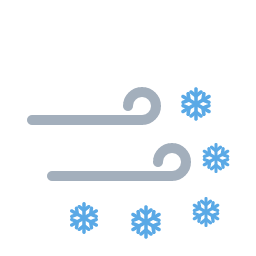
#> input picture png/blowing_snow.png, 256 x 256 px; its folder holds only this picture in this run
$ python make_preview_sheet.py
#> lines starting #> are read from the running program, lines starting #| are printed output that depends on the picture
"""Contact sheet of every icon in png/ (alphabetical, 5 columns, filename under each) -> docs/preview_sheet.png."""
import glob, os
from PIL import Image, ImageDraw, ImageFont  # pip install -r scripts/requirements.txt

OUT = os.path.join(os.path.dirname(os.path.abspath(__file__)), "..")  # repo root
COLS, ICON, CELL_W, CELL_H = 5, 128, 190, 214


def label_font(size=13):
    for name in ("segoeui.ttf", "DejaVuSans.ttf", "Arial.ttf"):
        try:
            return ImageFont.truetype(name, size)
        except OSError:
            pass
    return ImageFont.load_default(size)


files = sorted(glob.glob(f"{OUT}/png/*.png"))
rows = -(-len(files) // COLS)
sheet = Image.new("RGB", (COLS * CELL_W, rows * CELL_H), "white")
#> sheet: PIL image 950x214 RGB; every value is 255
draw = ImageDraw.Draw(sheet)
font = label_font()
for i, path in enumerate(files):
    x, y = (i % COLS) * CELL_W, (i // COLS) * CELL_H
    img = Image.open(path).convert("RGBA").resize((ICON, ICON), Image.LANCZOS)
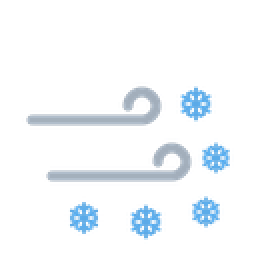
#> img: PIL image 128x128 RGBA (shown 2 times larger); mean R, G, B, A 21.6, 28.9, 35.2, 24.4; transparent parts drawn white
    sheet.paste(img, (x + (CELL_W - ICON) // 2, y + 20), img)
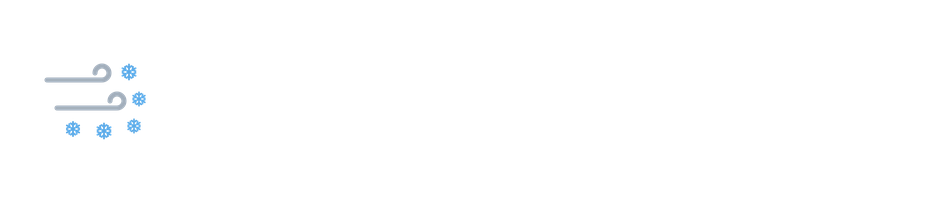
#> sheet: PIL image 950x214 RGB; mean R, G, B 254.1, 254.4, 254.6
    label = os.path.basename(path)
    draw.text((x + (CELL_W - draw.textlength(label, font=font)) / 2, y + ICON + 50), label,
              fill="#222222", font=font)
os.makedirs(f"{OUT}/docs", exist_ok=True)
sheet.save(f"{OUT}/docs/preview_sheet.png")
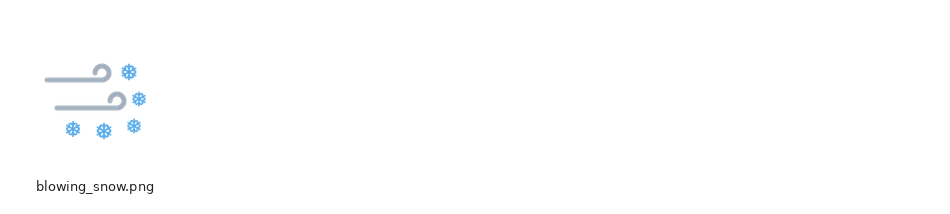
#> saved as preview_sheet.png: PIL image 950x214 RGB; mean R, G, B 253.7, 254, 254.3
print(len(files), "icons")

$ run again, on png/fog.png
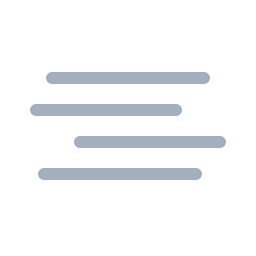
#> input picture png/fog.png, 256 x 256 px
#> `sheet.paste(img, (x + (CELL_W - ICON) // 2, y + 20), img)`:
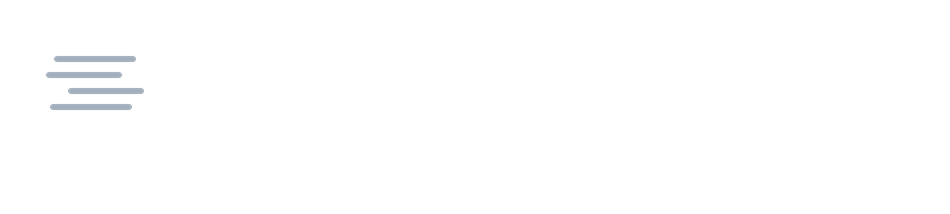
#> sheet: PIL image 950x214 RGB; mean R, G, B 254.2, 254.3, 254.4
#> `sheet.save(f"{OUT}/docs/preview_sheet.png")`:
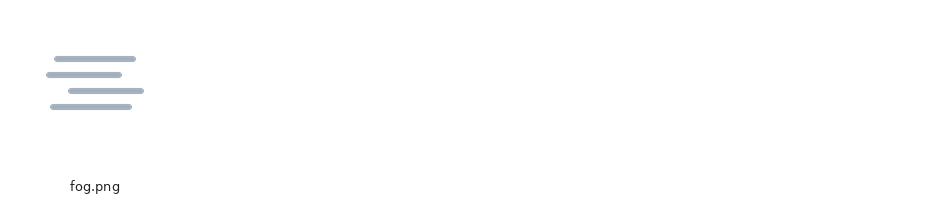
#> saved as preview_sheet.png: PIL image 950x214 RGB; mean R, G, B 254, 254.1, 254.2

$ run again, on png/fog_s_snow.png
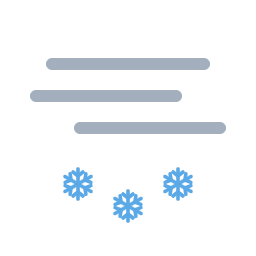
#> input picture png/fog_s_snow.png, 256 x 256 px
#> `sheet.paste(img, (x + (CELL_W - ICON) // 2, y + 20), img)`:
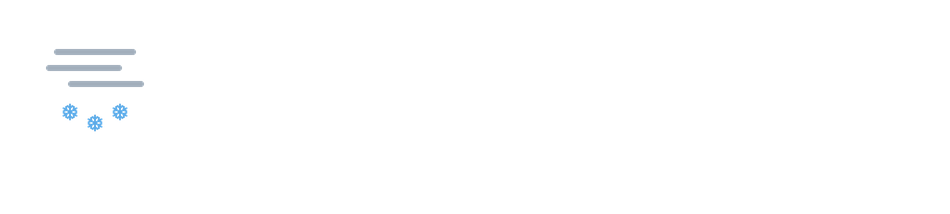
#> sheet: PIL image 950x214 RGB; mean R, G, B 254, 254.3, 254.5
#> `sheet.save(f"{OUT}/docs/preview_sheet.png")`:
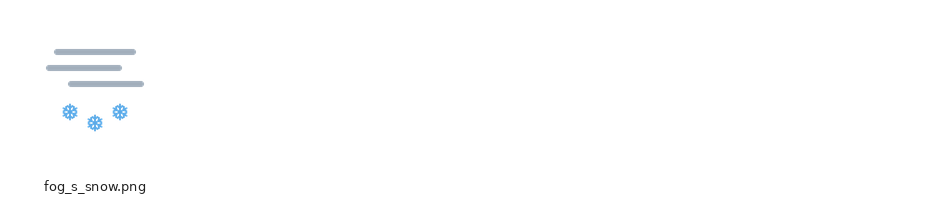
#> saved as preview_sheet.png: PIL image 950x214 RGB; mean R, G, B 253.8, 254, 254.2

$ run again, on png/freezing_rain.png
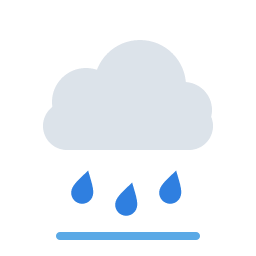
#> input picture png/freezing_rain.png, 256 x 256 px
#> `sheet.paste(img, (x + (CELL_W - ICON) // 2, y + 20), img)`:
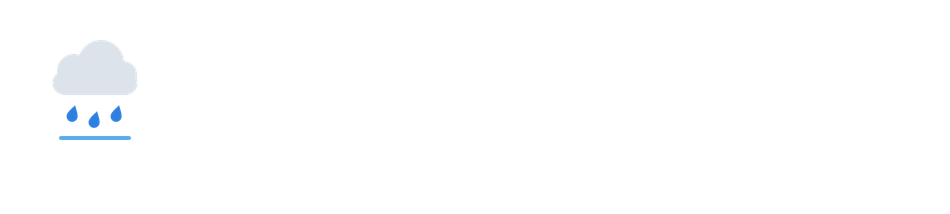
#> sheet: PIL image 950x214 RGB; mean R, G, B 253.8, 254.2, 254.6
#> `sheet.save(f"{OUT}/docs/preview_sheet.png")`:
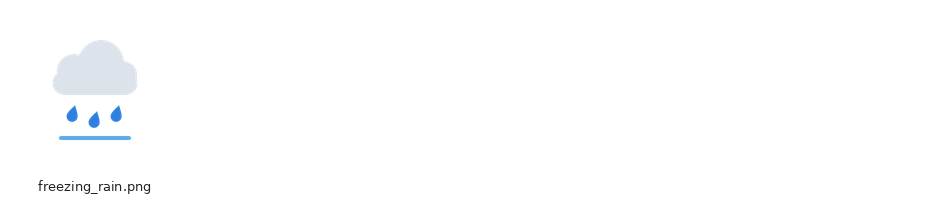
#> saved as preview_sheet.png: PIL image 950x214 RGB; mean R, G, B 253.5, 253.9, 254.2

$ run again, on png/cloudy.png
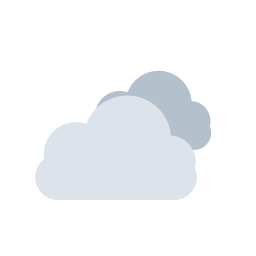
#> input picture png/cloudy.png, 256 x 256 px
#> `sheet.paste(img, (x + (CELL_W - ICON) // 2, y + 20), img)`:
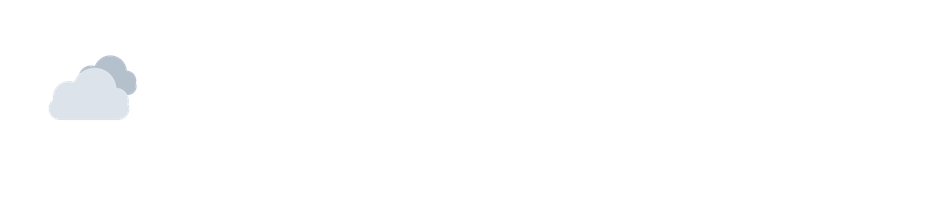
#> sheet: PIL image 950x214 RGB; mean R, G, B 254.1, 254.3, 254.5
#> `sheet.save(f"{OUT}/docs/preview_sheet.png")`:
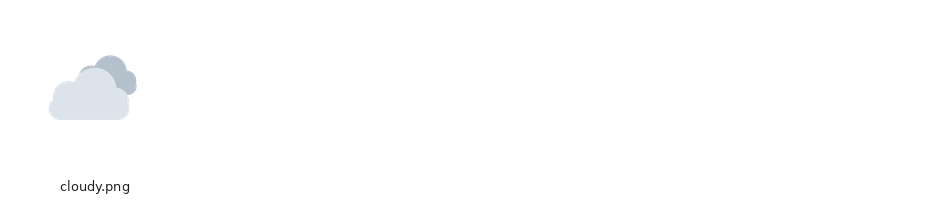
#> saved as preview_sheet.png: PIL image 950x214 RGB; mean R, G, B 253.9, 254.1, 254.3
